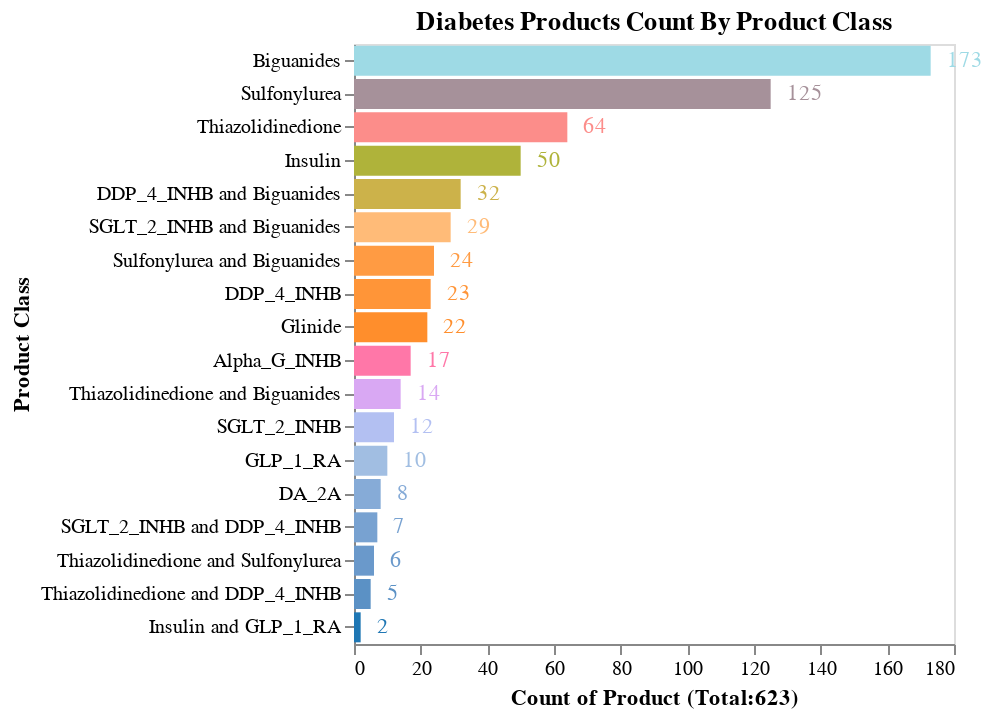

The notebook cell saved with this chart:
### Code cell
chart = alt.Chart(PRD_BAR).mark_bar().encode(
    x=alt.X('PRD_BY_CLASS:Q', title='Count of Product (Total:623)',scale=alt.Scale(domain=[0,180])),
    y=alt.Y('DB_CLASS:N', title='Product Class', sort='-x'),  # Sort by PRD_BY_CLASS in descending order
    color=alt.Color('PRD_BY_CLASS:Q', scale=alt.Scale(scheme='category20'),legend=None)
)

text = chart.mark_text(align='left', baseline='middle', dx=8).encode(
    text='PRD_BY_CLASS:Q'
)

Prd_by_Family = (chart + text).properties(
    width=300,  # Adjust the width of the chart as needed
    height=300,  # Adjust the height of the chart as needed
    title='Diabetes Products Count By Product Class'  # Add a title to the chart
)

Prd_by_Family.configure_axisX(grid=False)

### Figure 1 — Vega-Lite specification as saved in the notebook (floating-point values rounded to 4 significant figures)
{"config": {"view": {"continuousWidth": 300, "continuousHeight": 300}, "axisX": {"grid": false}}, "layer": [{"mark": {"type": "bar"}, "encoding": {"color": {"field": "PRD_BY_CLASS", "legend": null, "scale": {"scheme": "category20"}, "type": "quantitative"}, "x": {"field": "PRD_BY_CLASS", "scale": {"domain": [0, 180]}, "title": "Count of Product (Total:623)", "type": "quantitative"}, "y": {"field": "DB_CLASS", "sort": "-x", "title": "Product Class", "type": "nominal"}}}, {"mark": {"type": "text", "align": "left", "baseline": "middle", "dx": 8}, "encoding": {"color": {"field": "PRD_BY_CLASS", "legend": null, "scale": {"scheme": "category20"}, "type": "quantitative"}, "text": {"field": "PRD_BY_CLASS", "type": "quantitative"}, "x": {"field": "PRD_BY_CLASS", "scale": {"domain": [0, 180]}, "title": "Count of Product (Total:623)", "type": "quantitative"}, "y": {"field": "DB_CLASS", "sort": "-x", "title": "Product Class", "type": "nominal"}}}], "data": {"name": "data-e119421feba6417bcb25b699f4011141"}, "height": 300, "title": "Diabetes Products Count By Product Class", "width": 300, "$schema": "https://vega.github.io/schema/vega-lite/v5.14.1.json", "datasets": {"data-e119421feba6417bcb25b699f4011141": [{"DB_CLASS": "Alpha_G_INHB", "PRD_BY_CLASS": 17}, {"DB_CLASS": "Biguanides", "PRD_BY_CLASS": 173}, {"DB_CLASS": "DA_2A", "PRD_BY_CLASS": 8}, {"DB_CLASS": "DDP_4_INHB", "PRD_BY_CLASS": 23}, {"DB_CLASS": "DDP_4_INHB and Biguanides", "PRD_BY_CLASS": 32}, {"DB_CLASS": "GLP_1_RA", "PRD_BY_CLASS": 10}, {"DB_CLASS": "Glinide", "PRD_BY_CLASS": 22}, {"DB_CLASS": "Insulin", "PRD_BY_CLASS": 50}, {"DB_CLASS": "Insulin and GLP_1_RA", "PRD_BY_CLASS": 2}, {"DB_CLASS": "SGLT_2_INHB", "PRD_BY_CLASS": 12}, {"DB_CLASS": "SGLT_2_INHB and Biguanides", "PRD_BY_CLASS": 29}, {"DB_CLASS": "SGLT_2_INHB and DDP_4_INHB", "PRD_BY_CLASS": 7}, {"DB_CLASS": "Sulfonylurea", "PRD_BY_CLASS": 125}, {"DB_CLASS": "Sulfonylurea and Biguanides", "PRD_BY_CLASS": 24}, {"DB_CLASS": "Thiazolidinedione", "PRD_BY_CLASS": 64}, {"DB_CLASS": "Thiazolidinedione and Biguanides", "PRD_BY_CLASS": 14}, {"DB_CLASS": "Thiazolidinedione and DDP_4_INHB", "PRD_BY_CLASS": 5}, {"DB_CLASS": "Thiazolidinedione and Sulfonylurea", "PRD_BY_CLASS": 6}]}}
